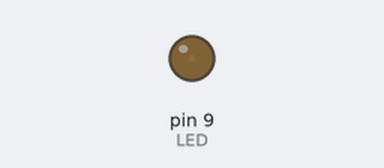
Recording of a sketch running on a simulated Arduino Uno, built with avr-gcc and run on an emulated ATmega328P. On the bench: output pins drawn as LEDs (lit = HIGH).

Above: at 0.05 s.
At 3.45 s:
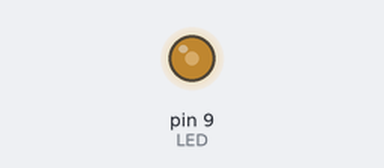
At 6.95 s:
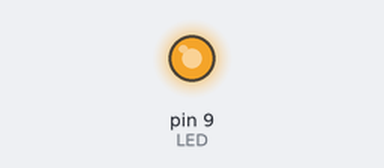
At 13.85 s:
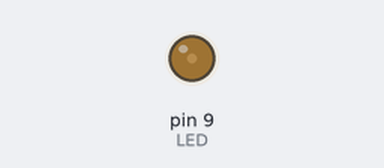
Timing chart, 0 to 19.9 s (numbered marks = the images above):
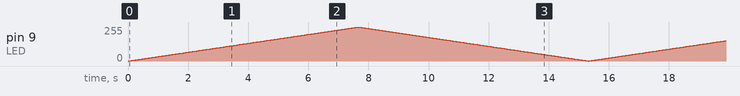

The sketch:

lesson_2.2.ino
```cpp
/*
  Keyestudio Mini Tank Robot V3 (Popular Edition)
  lesson 2.2
  pwm-slow
  http://www.keyestudio.com
*/
int LED = 9;  //Define the pin of the LED as 9

void setup () {
  pinMode (LED, OUTPUT); //Set the pin of the LED to OUTPUT
}
void loop () {
  for (int value = 0; value < 255; value = value + 1) {
    analogWrite (LED, value); // LED ON
    delay (30); // delay in 30ms
  }
  for (int value = 255; value > 0; value = value - 1) {
    analogWrite (LED, value); //LED gets dim
    delay (30); // delay in 30ms
  }
}
//**********************************************************
```
